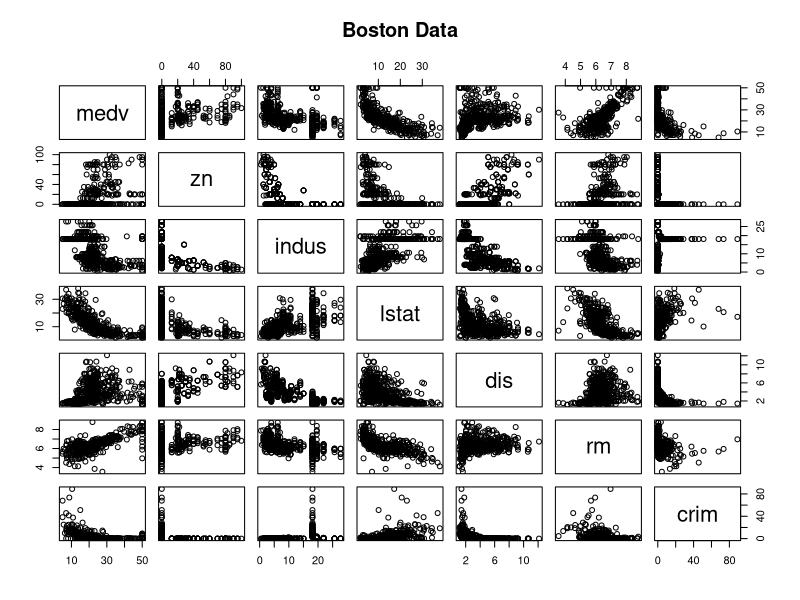
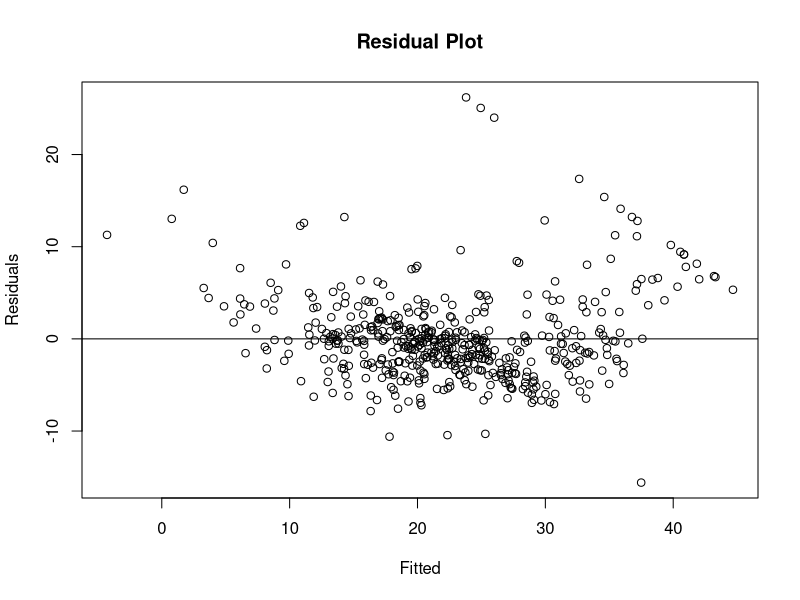
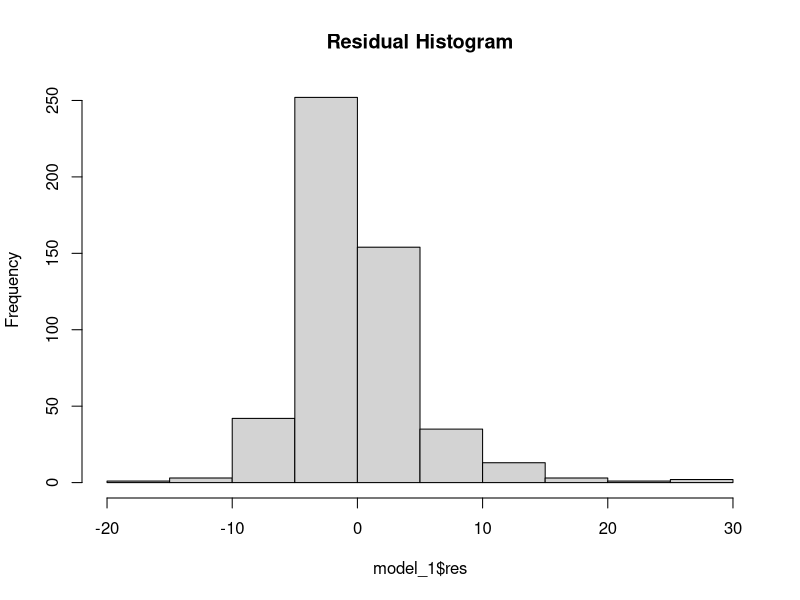
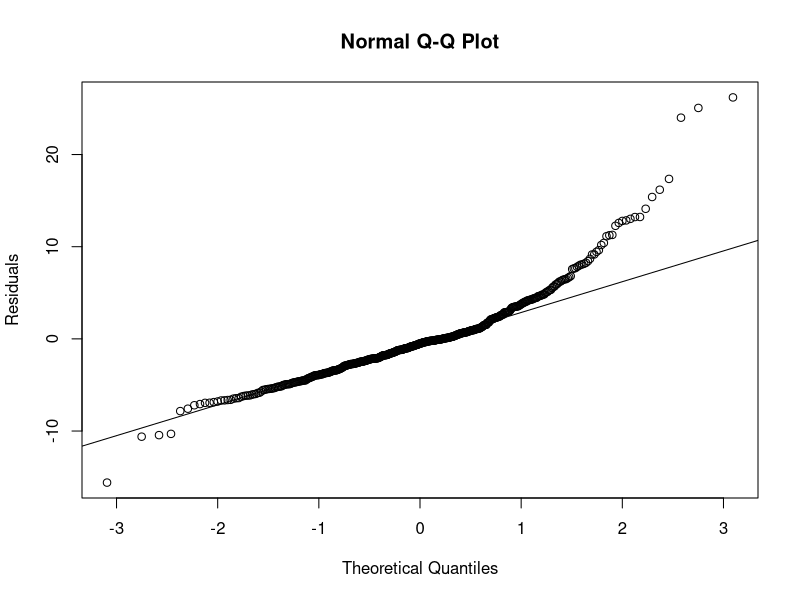

The R source for these figures, in order:
## ---- chunk 1
knitr::opts_chunk$set(echo = TRUE, message = FALSE)
## ---- chunk 2
library(MASS)
head(Boston)
colnames(Boston)
## ---- chunk 3
# We use pairs() function
# Tilde is used to separate the left- and right-hand sides in a model formula
pairs(medv~ zn + indus + lstat + dis + rm + crim , data = Boston, main = "Boston Data")
## ---- chunk 4
for (i in 1:ncol(Boston)){
  if (i != 14) {
    Boston[,i] = scale(Boston[,i])
  }
}
## ---- chunk 5
model_1 = lm(medv~., data=Boston)
summary(model_1)
## ---- chunk 6
coefficients(model_1) # model coefficients
confint(model_1, level=0.95) # CIs for model parameters 
fitted(model_1)[1:6] # predicted values
residuals(model_1)[1:6]  # residuals
anova(model_1) # anova table 
vcov(model_1) # covariance matrix for model parameters
## ---- chunk 7
#The following way automatically add the main and interaction effects of crim and zn
lm(medv~crim*zn, data=Boston)
lm(medv~crim*zn*rad + indus, data=Boston)
## ---- chunk 8
#The following way automatically add the main and interaction effects of crim and zn
Boston_new = Boston
Boston_new$rm_2 <- Boston_new$rm*Boston_new$rm
lm(medv~rm_2, data=Boston_new)
## ---- chunk 9
plot(model_1$fitted.values, model_1$res, xlab="Fitted", ylab="Residuals", main="Residual Plot")
abline(h=0)
hist(model_1$res, main="Residual Histogram")
qqnorm(model_1$res, ylab="Residuals")
qqline(model_1$res)
## ---- chunk 10
model_1 = lm(medv~., data = Boston)
model_2 = lm(medv~lstat + rm + ptratio + dis + nox + chas + black + zn +  crim + rad + tax, data = Boston)
summary(model_1)
summary(model_2)
## ---- chunk 11
anova(model_1, model_2)
## ---- chunk 12
#pred is a vector that contains predicted values for test set.
pred1 = predict(object = model_1, Boston)
pred2 = predict(object = model_2, Boston)
## ---- chunk 13
mean((pred1 - Boston$medv)^2)
mean((pred2 - Boston$medv)^2)
## ---- chunk 14
mean(abs(pred1 - Boston$medv))
mean(abs(pred2 - Boston$medv))
## ---- chunk 15
lm(Petal.Width ~ Sepal.Length + Sepal.Width + Petal.Length, data=iris)
